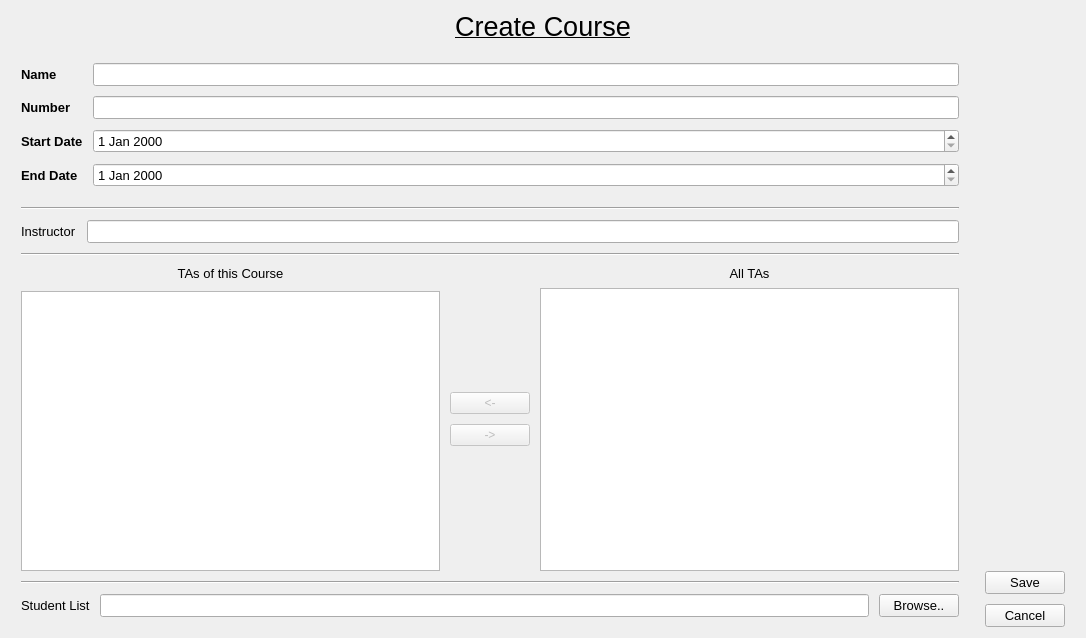
<?xml version="1.0" encoding="UTF-8"?>
<ui version="4.0">
 <class>CourseCreationScreen</class>
 <widget class="QWidget" name="CourseCreationScreen">
  <property name="geometry">
   <rect>
    <x>0</x>
    <y>0</y>
    <width>1086</width>
    <height>638</height>
   </rect>
  </property>
  <property name="windowTitle">
   <string>Form</string>
  </property>
  <layout class="QGridLayout" name="gridLayout">
   <item row="0" column="0">
    <layout class="QVBoxLayout" name="mainContainer">
     <property name="sizeConstraint">
      <enum>QLayout::SetDefaultConstraint</enum>
     </property>
     <item>
      <widget class="QLabel" name="screenTitle">
       <property name="maximumSize">
        <size>
         <width>16777215</width>
         <height>50</height>
        </size>
       </property>
       <property name="font">
        <font>
         <pointsize>20</pointsize>
         <underline>true</underline>
        </font>
       </property>
       <property name="text">
        <string>Create Course</string>
       </property>
       <property name="alignment">
        <set>Qt::AlignCenter</set>
       </property>
      </widget>
     </item>
     <item>
      <layout class="QHBoxLayout" name="columnContainer_2">
       <property name="topMargin">
        <number>15</number>
       </property>
       <item>
        <layout class="QVBoxLayout" name="col2_form_2">
         <property name="spacing">
          <number>10</number>
         </property>
         <property name="sizeConstraint">
          <enum>QLayout::SetFixedSize</enum>
         </property>
         <property name="leftMargin">
          <number>10</number>
         </property>
         <property name="rightMargin">
          <number>10</number>
         </property>
         <property name="bottomMargin">
          <number>10</number>
         </property>
         <item>
          <layout class="QGridLayout" name="form_2" rowstretch="0,0,0,0">
           <property name="rightMargin">
            <number>0</number>
           </property>
           <property name="bottomMargin">
            <number>10</number>
           </property>
           <property name="spacing">
            <number>10</number>
           </property>
           <item row="2" column="1">
            <widget class="QDateEdit" name="deStart">
             <property name="font">
              <font>
               <pointsize>10</pointsize>
              </font>
             </property>
            </widget>
           </item>
           <item row="3" column="1">
            <widget class="QDateEdit" name="deEnd">
             <property name="font">
              <font>
               <pointsize>10</pointsize>
              </font>
             </property>
            </widget>
           </item>
           <item row="0" column="0">
            <widget class="QLabel" name="laName_2">
             <property name="font">
              <font>
               <pointsize>10</pointsize>
               <weight>75</weight>
               <bold>true</bold>
              </font>
             </property>
             <property name="text">
              <string>Name</string>
             </property>
            </widget>
           </item>
           <item row="1" column="0">
            <widget class="QLabel" name="laNumber_2">
             <property name="font">
              <font>
               <pointsize>10</pointsize>
               <weight>75</weight>
               <bold>true</bold>
              </font>
             </property>
             <property name="text">
              <string>Number</string>
             </property>
            </widget>
           </item>
           <item row="3" column="0">
            <widget class="QLabel" name="laEndDate_2">
             <property name="font">
              <font>
               <pointsize>10</pointsize>
               <weight>75</weight>
               <bold>true</bold>
              </font>
             </property>
             <property name="cursor">
              <cursorShape>ArrowCursor</cursorShape>
             </property>
             <property name="frameShape">
              <enum>QFrame::NoFrame</enum>
             </property>
             <property name="text">
              <string>End Date</string>
             </property>
             <property name="textFormat">
              <enum>Qt::AutoText</enum>
             </property>
            </widget>
           </item>
           <item row="2" column="0">
            <widget class="QLabel" name="laStartDate_2">
             <property name="font">
              <font>
               <pointsize>10</pointsize>
               <weight>75</weight>
               <bold>true</bold>
              </font>
             </property>
             <property name="text">
              <string>Start Date</string>
             </property>
            </widget>
           </item>
           <item row="1" column="1">
            <widget class="QLineEdit" name="leNumber">
             <property name="font">
              <font>
               <pointsize>10</pointsize>
              </font>
             </property>
            </widget>
           </item>
           <item row="0" column="1">
            <widget class="QLineEdit" name="leName">
             <property name="font">
              <font>
               <pointsize>10</pointsize>
              </font>
             </property>
            </widget>
           </item>
          </layout>
         </item>
         <item>
          <widget class="Line" name="line_4">
           <property name="orientation">
            <enum>Qt::Horizontal</enum>
           </property>
          </widget>
         </item>
         <item>
          <layout class="QGridLayout" name="gridLayout_4">
           <item row="0" column="1">
            <widget class="QLineEdit" name="leInstructor">
             <property name="font">
              <font>
               <pointsize>10</pointsize>
              </font>
             </property>
            </widget>
           </item>
           <item row="0" column="0">
            <widget class="QLabel" name="label_6">
             <property name="font">
              <font>
               <pointsize>10</pointsize>
              </font>
             </property>
             <property name="text">
              <string>Instructor</string>
             </property>
            </widget>
           </item>
          </layout>
         </item>
         <item>
          <widget class="Line" name="line_5">
           <property name="orientation">
            <enum>Qt::Horizontal</enum>
           </property>
          </widget>
         </item>
         <item>
          <layout class="QHBoxLayout" name="horizontalLayout_2">
           <item>
            <layout class="QVBoxLayout" name="verticalLayout_4">
             <item>
              <widget class="QLabel" name="label_7">
               <property name="font">
                <font>
                 <pointsize>10</pointsize>
                </font>
               </property>
               <property name="text">
                <string>TAs of this Course</string>
               </property>
               <property name="alignment">
                <set>Qt::AlignCenter</set>
               </property>
              </widget>
             </item>
             <item>
              <widget class="QListWidget" name="liCourseTAs"/>
             </item>
            </layout>
           </item>
           <item>
            <layout class="QVBoxLayout" name="verticalLayout_5">
             <item>
              <spacer name="verticalSpacer_4">
               <property name="orientation">
                <enum>Qt::Vertical</enum>
               </property>
               <property name="sizeHint" stdset="0">
                <size>
                 <width>20</width>
                 <height>40</height>
                </size>
               </property>
              </spacer>
             </item>
             <item>
              <widget class="QPushButton" name="buAdd">
               <property name="enabled">
                <bool>false</bool>
               </property>
               <property name="text">
                <string>&lt;-</string>
               </property>
              </widget>
             </item>
             <item>
              <widget class="QPushButton" name="buRemove">
               <property name="enabled">
                <bool>false</bool>
               </property>
               <property name="text">
                <string>-&gt;</string>
               </property>
              </widget>
             </item>
             <item>
              <spacer name="verticalSpacer_5">
               <property name="orientation">
                <enum>Qt::Vertical</enum>
               </property>
               <property name="sizeHint" stdset="0">
                <size>
                 <width>20</width>
                 <height>40</height>
                </size>
               </property>
              </spacer>
             </item>
            </layout>
           </item>
           <item>
            <layout class="QVBoxLayout" name="verticalLayout_6">
             <property name="spacing">
              <number>7</number>
             </property>
             <property name="sizeConstraint">
              <enum>QLayout::SetDefaultConstraint</enum>
             </property>
             <item>
              <widget class="QLabel" name="label_8">
               <property name="font">
                <font>
                 <pointsize>10</pointsize>
                </font>
               </property>
               <property name="text">
                <string>All TAs</string>
               </property>
               <property name="alignment">
                <set>Qt::AlignCenter</set>
               </property>
              </widget>
             </item>
             <item>
              <widget class="QListWidget" name="liAllTAs"/>
             </item>
            </layout>
           </item>
          </layout>
         </item>
         <item>
          <widget class="Line" name="line_6">
           <property name="orientation">
            <enum>Qt::Horizontal</enum>
           </property>
          </widget>
         </item>
         <item>
          <layout class="QGridLayout" name="gridLayout_5">
           <item row="0" column="0">
            <widget class="QLabel" name="laStudentList_2">
             <property name="font">
              <font>
               <pointsize>10</pointsize>
              </font>
             </property>
             <property name="text">
              <string>Student List</string>
             </property>
            </widget>
           </item>
           <item row="0" column="1">
            <widget class="QLineEdit" name="leStudentList">
             <property name="enabled">
              <bool>true</bool>
             </property>
             <property name="font">
              <font>
               <pointsize>10</pointsize>
              </font>
             </property>
             <property name="text">
              <string notr="true"/>
             </property>
            </widget>
           </item>
           <item row="0" column="2">
            <widget class="QPushButton" name="buBrowse">
             <property name="font">
              <font>
               <pointsize>10</pointsize>
              </font>
             </property>
             <property name="text">
              <string>Browse..</string>
             </property>
            </widget>
           </item>
          </layout>
         </item>
        </layout>
       </item>
       <item>
        <layout class="QVBoxLayout" name="col3_buttons_2">
         <property name="spacing">
          <number>10</number>
         </property>
         <property name="sizeConstraint">
          <enum>QLayout::SetDefaultConstraint</enum>
         </property>
         <property name="leftMargin">
          <number>10</number>
         </property>
         <property name="rightMargin">
          <number>10</number>
         </property>
         <item>
          <spacer name="verticalSpacer_6">
           <property name="orientation">
            <enum>Qt::Vertical</enum>
           </property>
           <property name="sizeHint" stdset="0">
            <size>
             <width>20</width>
             <height>40</height>
            </size>
           </property>
          </spacer>
         </item>
         <item>
          <widget class="QPushButton" name="buSave">
           <property name="enabled">
            <bool>true</bool>
           </property>
           <property name="font">
            <font>
             <pointsize>10</pointsize>
            </font>
           </property>
           <property name="text">
            <string>Save</string>
           </property>
          </widget>
         </item>
         <item>
          <widget class="QPushButton" name="buCancel">
           <property name="font">
            <font>
             <pointsize>10</pointsize>
            </font>
           </property>
           <property name="toolTipDuration">
            <number>0</number>
           </property>
           <property name="text">
            <string>Cancel</string>
           </property>
           <property name="checkable">
            <bool>false</bool>
           </property>
           <property name="default">
            <bool>false</bool>
           </property>
           <property name="flat">
            <bool>false</bool>
           </property>
          </widget>
         </item>
        </layout>
       </item>
      </layout>
     </item>
    </layout>
   </item>
  </layout>
 </widget>
 <tabstops>
  <tabstop>leName</tabstop>
  <tabstop>leNumber</tabstop>
  <tabstop>deStart</tabstop>
  <tabstop>deEnd</tabstop>
  <tabstop>leInstructor</tabstop>
  <tabstop>liCourseTAs</tabstop>
  <tabstop>buAdd</tabstop>
  <tabstop>buRemove</tabstop>
  <tabstop>liAllTAs</tabstop>
  <tabstop>leStudentList</tabstop>
  <tabstop>buBrowse</tabstop>
  <tabstop>buSave</tabstop>
  <tabstop>buCancel</tabstop>
 </tabstops>
 <resources/>
 <connections/>
</ui>
